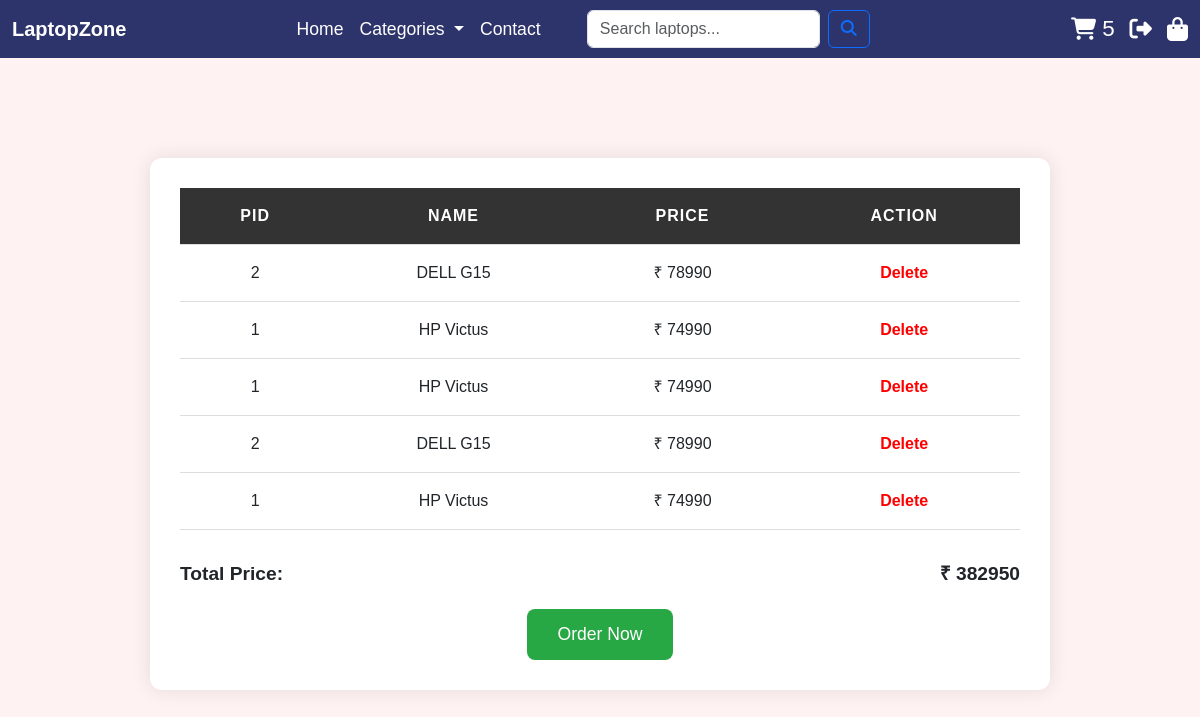
/cart.php (signed in), run on the app's committed database.
### tables this page shows
CREATE TABLE `cart` (
  `cartid` int(3) NOT NULL,
  `pid` int(3) NOT NULL,
  `uid` int(3) NOT NULL
);

CREATE TABLE `products` (
  `pid` int(3) NOT NULL,
  `pname` varchar(255) NOT NULL,
  `cid` int(3) NOT NULL,
  `pprice` varchar(255) NOT NULL,
  `pmrp` varchar(255) NOT NULL,
  `pd` varchar(255) NOT NULL,
  `pphoto1` blob NOT NULL,
  `pphoto2` blob NOT NULL
);

### cart.php (the view, shortened to what this page needs)
<?php
    include "headermain.php";
?>
<div class="cart-container">
<?php
    if(isset($_SESSION['name'])) {
        echo "<table>";
        echo "<tr>
                <th>PID</th>
                <th>Name</th>
                <th>Price</th>
                <th>Action</th>
              </tr>";
        $ab = $_SESSION['uid'];
        $sum = 0;
        $rel = mysqli_query($cn, "select * from cart join products on cart.pid = products.pid where uid = $ab") or die("select error".mysqli_error($cn));
        while($rec = mysqli_fetch_array($rel)) {
            echo "<tr>
                    <td>{$rec['pid']}</td>
                    <td>{$rec['pname']}</td>
                    <td>₹ {$rec['pprice']}</td>
                    <td><a class='delete-link' href='cart.php?id={$rec['cartid']}'>Delete</a></td>
                  </tr>";
            $sum += $rec['pprice'];
        }
        echo "</table>";
        echo "<div class='total-section'>
                <div>Total Price:</div>
                <div>₹ $sum</div>
              </div>";
        echo "<a class='order-btn' href='order.php'>Order Now</a>";
    } else {
        echo "<script>alert('Your cart is empty');</script>";
        echo "<script>window.location.replace('index.php');</script>";
    }
?>
</div>

### main.css (style rules this page uses)
body { background-color: #FFF2F2; }

### cart.php (style rules this page uses)
body { font-family: Arial, sans-serif; background-color: #f4f4f4; margin: 0; padding: 0; }
.cart-container { max-width: 900px; margin: 100px auto; background-color: #fff; border-radius: 12px; padding: 30px; box-shadow: 0 0 20px rgba(0,0,0,0.1); }
table { width: 100%; border-collapse: collapse; margin-bottom: 30px; }
th, td { padding: 16px 20px; text-align: center; border-bottom: 1px solid #ddd; }
th { background-color: #333; color: white; text-transform: uppercase; letter-spacing: 1px; }
.delete-link { color: red; text-decoration: none; font-weight: bold; }
.total-section { display: flex; justify-content: space-between; align-items: center; margin-bottom: 20px; font-size: 1.2em; font-weight: bold; }
.order-btn { display: block; width: fit-content; margin: 0 auto; background-color: #28a745; color: white; padding: 12px 30px; border-radius: 8px; text-decoration: none; font-size: 1.1em; transition: background-color 0.3s ease; }

### data on the page
cart: pid.pid "2", pid.pname "DELL G15", pid.pprice "78990"
cart: pid.pid "1", pid.pname "HP Victus", pid.pprice "74990"
cart: pid.pid "1", pid.pname "HP Victus", pid.pprice "74990"
cart: pid.pid "2", pid.pname "DELL G15", pid.pprice "78990"
cart: pid.pid "1", pid.pname "HP Victus", pid.pprice "74990"

### other printed values
$tot "5"
$sum "382950"
